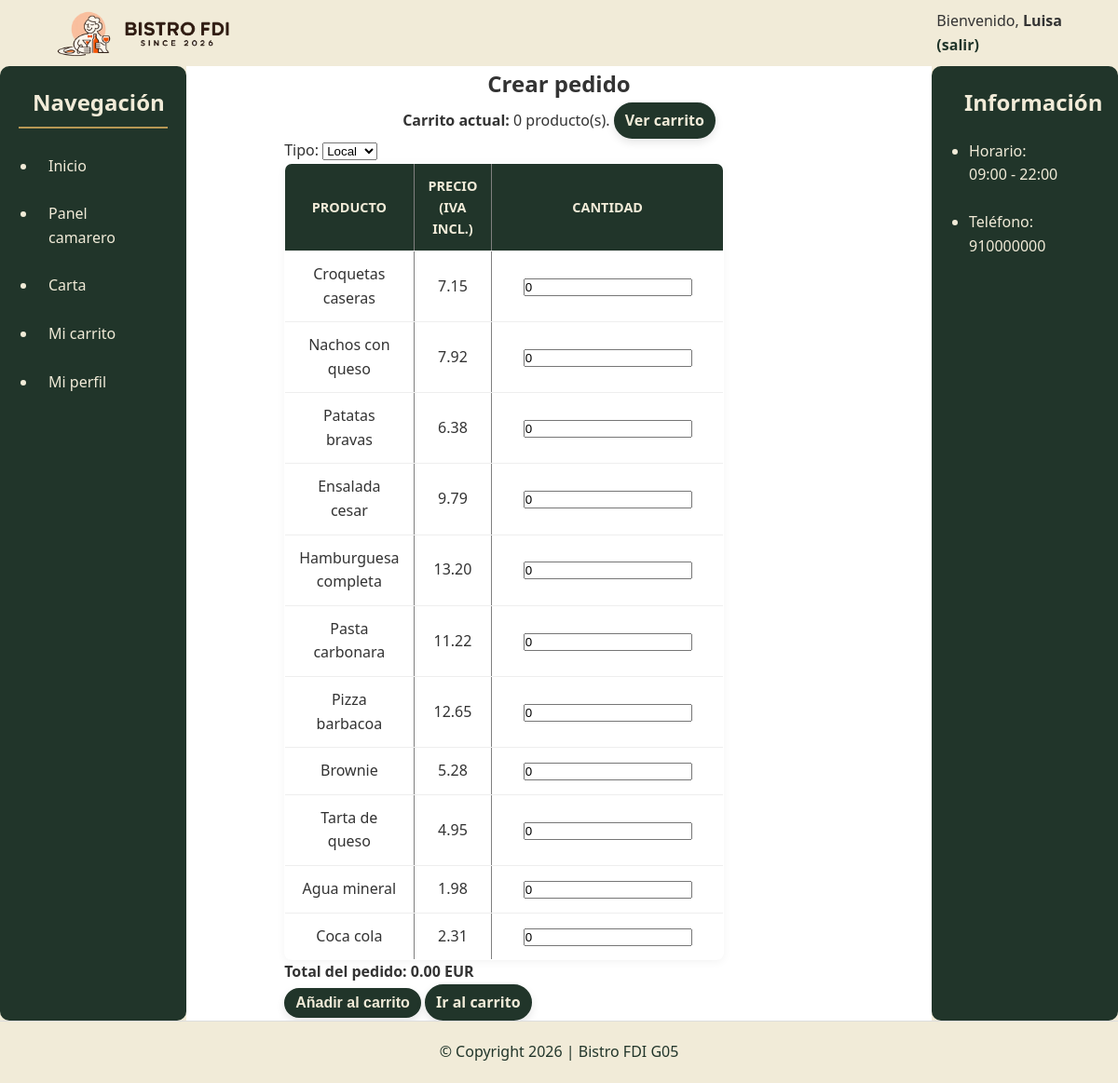
Screenshot of /includes/vistas/pedidos/crearPedido.php (signed in) with the database file from the repository.
### tables this page shows
CREATE TABLE `productos` (
  `id` INT NOT NULL AUTO_INCREMENT,
  `nombre` VARCHAR(120) NOT NULL,
  `descripcion` TEXT NOT NULL,
  `id_categoria` INT NULL,
  `precio_base` DECIMAL(10,2) NOT NULL,
  `iva` TINYINT NOT NULL,
  `disponible` TINYINT(1) NOT NULL DEFAULT 1,
  `ofertado` TINYINT(1) NOT NULL DEFAULT 1,
  `imagen` VARCHAR(255) NULL,
  PRIMARY KEY (`id`),
  CONSTRAINT `fk_categoria_productos` 
    FOREIGN KEY (`id_categoria`) REFERENCES `categorias`(`id`) ON DELETE SET NULL
);

### includes/clases/es/ucm/fdi/aw/usuarios/Producto.php (called while the page is built, shortened)
<?php
class Producto {
    public static function listar(bool $soloOfertados = false): array {
        $conn = Aplicacion::getInstance()->getConexionBd();
        $sql = 'SELECT p.id, p.nombre, p.descripcion, p.id_categoria, p.precio_base, p.iva, p.disponible, p.ofertado, p.imagen, c.nombre AS categoria
                FROM productos p
                LEFT JOIN categorias c ON p.id_categoria = c.id';
        if ($soloOfertados) {
            $sql .= ' WHERE p.ofertado = 1 AND p.disponible = 1';
        }
        $sql .= ' ORDER BY p.id_categoria, p.nombre';
        $res = mysqli_query($conn, $sql);
        $out = [];
        while ($row = mysqli_fetch_assoc($res)) {
            $out[] = $row;
        }
        return $out;
    }
}

### includes/vistas/pedidos/crearPedido.php (the view, shortened to what this page needs)
<?php
function h(string $text): string {
    return htmlspecialchars($text, ENT_QUOTES, 'UTF-8');
}
$error = '';
$tipo = $_POST['tipo'] ?? ($_SESSION['carrito']['tipo'] ?? 'Local');
$productos = Producto::listar(true);
$csrfToken = Auth::getCsrfToken();
$itemsCarrito = is_array($_SESSION['carrito']['items'] ?? null) ? $_SESSION['carrito']['items'] : [];
$unidadesCarrito = array_sum(array_map('intval', $itemsCarrito));
$errorHtml = $error !== '' ? '<p><strong>'.h($error).'</strong></p>' : '';
$mensaje = $_GET['msg'] ?? '';
$mensajeHtml = $mensaje !== '' ? '<p><strong>'.h($mensaje).'</strong></p>' : '';
$urlVolver = RUTA_APP.'includes/vistas/pedidos/carrito.php';
$action = h(RUTA_APP.'includes/vistas/pedidos/crearPedido.php');
$selLocal = ($tipo === 'Local') ? 'selected' : '';
$selLlevar = ($tipo === 'Llevar') ? 'selected' : '';
$urlCarrito = RUTA_APP.'includes/vistas/pedidos/carrito.php';
$filasProductos = '';
$totalInicial = 0.0;
foreach ($productos as $p) {
    $id = (int)($p['id'] ?? 0);
    $nombre = h((string)($p['nombre'] ?? ''));
    $precioBase = (float)($p['precio_base'] ?? 0);
    $iva = (int)($p['iva'] ?? 0);
    $precioFinal = $precioBase + ($precioBase * $iva / 100);
    $cantidadDefecto = (int)($_POST['cantidad'][$id] ?? ($itemsCarrito[$id] ?? 0));
    $totalInicial += ($precioFinal * $cantidadDefecto);
    $precioFinalTexto = number_format($precioFinal, 2, '.', '');
    $filasProductos .= '
    <tr>
        <td>'.$nombre.'</td>
        <td>'.$precioFinalTexto.'</td>
        <td><input type="number" min="0" step="1" name="cantidad['.$id.']" value="'.$cantidadDefecto.'" class="cantidad-producto" data-precio="'.$precioFinalTexto.'"></td>
    </tr>';
}
$bloqueProductos = '';
if ($filasProductos === '') {
    $bloqueProductos = '<p>No hay productos disponibles para pedir.</p>';
} else {
    $bloqueProductos = '
    <table border="1" cellpadding="6">
        <tr>
            <th>Producto</th>
            <th>Precio (IVA incl.)</th>
            <th>Cantidad</th>
        </tr>
        '.$filasProductos.'
    </table>';
}
$totalInicialTexto = number_format($totalInicial, 2, '.', '');
$bloqueTotal = '<p><strong>Total del pedido: <span id="totalPedido">'.$totalInicialTexto.'</span> EUR</strong></p>';
$scriptTotal = <<<EOS
    <script>
    (function () {
        function recalcularTotalPedido() {
            var total = 0;
            var inputs = document.querySelectorAll('.cantidad-producto');
            inputs.forEach(function (input) {
                var cantidad = parseInt(input.value, 10);
                var precio = parseFloat(input.dataset.precio || '0');
                if (!Number.isFinite(cantidad) || cantidad < 0) {
                    cantidad = 0;
                }
                if (!Number.isFinite(precio) || precio < 0) {
                    precio = 0;
                }
                total += cantidad * precio;
            });
            var nodoTotal = document.getElementById('totalPedido');
            if (nodoTotal) {
                nodoTotal.textContent = total.toFixed(2);
            }
        }
        document.querySelectorAll('.cantidad-producto').forEach(function (input) {
            input.addEventListener('input', recalcularTotalPedido);
        });
        recalcularTotalPedido();
    })();
    </script>
EOS;
$contenidoPrincipal = <<<EOS
    <h1>Crear pedido</h1>
    $errorHtml
    $mensajeHtml
    <p><strong>Carrito actual:</strong> {$unidadesCarrito} producto(s). <a href="$urlCarrito" class="button-estandar">Ver carrito</a></p>
    <form method="POST" action="$action">
        <input type="hidden" name="csrfToken" value="$csrfToken">
        <p>
            <label>Tipo:
                <select name="tipo">
                    <option value="Local" $selLocal>Local</option>
                    <option value="Llevar" $selLlevar>Llevar</option>
                </select>
            </label>
        </p>
        $bloqueProductos
        $bloqueTotal
        <p>
            <button type="submit" class='button-estandar'>Añadir al carrito</button>
            <a href="$urlVolver" class='button-estandar'>Ir al carrito</a>
        </p>
    </form>
    $scriptTotal
EOS;
require __DIR__.'/../plantillas/plantilla.php';

### css/layout.css (style rules this page uses)
* { box-sizing: border-box; margin: 0; padding: 0; }
body { font-family: 'Segoe UI', sans-serif; line-height: 1.6; background-color: #f1ebd8; color: #333; }

### css/componentes.css (style rules this page uses)
.button-estandar { display: inline-block; text-decoration: none !important; padding: 5px 10px; background-color: #21352a; color: #f1ebd8 !important; font-size: 1rem; cursor: pointer; border-radius: 30px; font-weight: bold; transition: all 0.3s ease; border: 2px solid #21352a; box-shadow: 0 4px 10px rgba(0,0,0,0.1); }
table { width: 80%; border-collapse: collapse; background-color: white; border-radius: 8px; overflow: hidden; box-shadow: 0 2px 10px rgba(0,0,0,0.05); }
th, td { padding: 12px 15px; text-align: center; border-bottom: 1px solid #eee; }
th { background-color: #21352a; color: #f1ebd8; font-weight: bold; text-transform: uppercase; font-size: 0.9rem; }
th:last-child, td:last-child { width: 70%; min-width: 160px; }

### rows the page displays
productos: nombre "Croquetas caseras", precioFinalTexto "7.15", id "0"
productos: nombre "Nachos con queso", precioFinalTexto "7.92", id "0"
productos: nombre "Patatas bravas", precioFinalTexto "6.38", id "0"
productos: nombre "Ensalada cesar", precioFinalTexto "9.79", id "0"
productos: nombre "Hamburguesa completa", precioFinalTexto "13.20", id "0"
productos: nombre "Pasta carbonara", precioFinalTexto "11.22", id "0"
productos: nombre "Pizza barbacoa", precioFinalTexto "12.65", id "0"
productos: nombre "Brownie", precioFinalTexto "5.28", id "0"
productos: nombre "Tarta de queso", precioFinalTexto "4.95", id "0"
productos: nombre "Agua mineral", precioFinalTexto "1.98", id "0"
productos: nombre "Coca cola", precioFinalTexto "2.31", id "0"

### other values shown
$nombre "Luisa"
$unidadesCarrito "0"
$totalInicialTexto "0.00"
